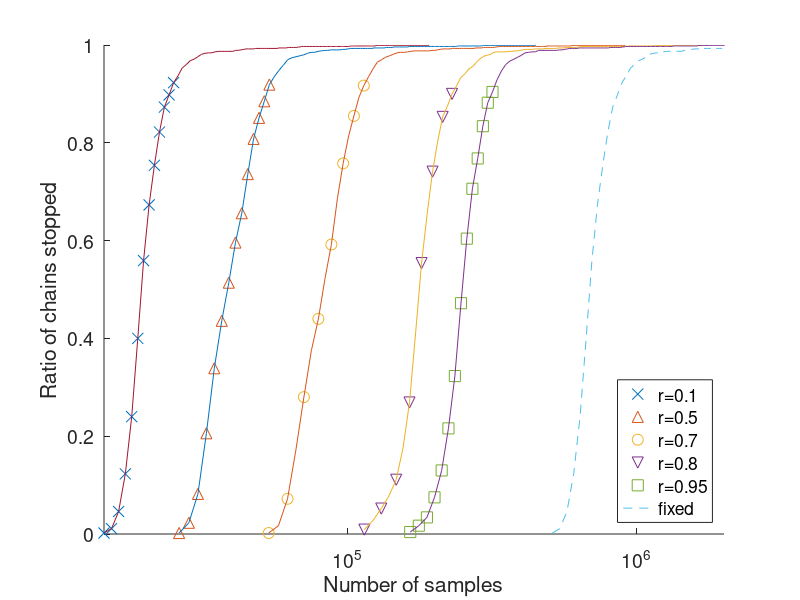

The MATLAB source for this figure:
% Figure for distibution of stopping times for sequential test with
% indifference region
clear variables

reload = false;
if reload
	nRuns = 1000;
	load('results/gammas_2e6_from2e5.mat');

	rs = [0.1, 0.5, 0.7, 0.8, 0.95];
	rms = min([1./(1-rs);1./rs]);
	epsilon = 0.01;
	delta = 0.05;
    
    xi = 0.3;

	T = N*ones(length(rs),nRuns);
	for k=1:nRuns
		gamma = gammas(k);
		fname = sprintf('~/data/phd/mcmchyp/odemcmc-jakstat-1-2000000-50000-1-%d.mat',k);
		fprintf('Reading %s\n',fname);
		f = load(fname);
		sfx = cumsum(f.f);
		N = length(f.f);
		
		Nfix(k) = log(1/epsilon)/(gamma*delta^2);
		M = log(2/sqrt(epsilon*xi))/(2*gamma*delta);
		for i=1:length(rs)
			r = rs(i);
			rm = rms(i);
            n0 = floor(M*rm);
            imax = floor(log(N/n0)/log(1+xi));
            ntest = floor(n0*(1+xi).^(1:imax));
            fprintf('M: %.1f, n0: %d,imax: %d\n',M,n0,imax);
            L = ntest'*r - M;
			U = ntest'*r + M;
			tj = find(sfx(ntest)<L | sfx(ntest)>U,1,'first');
			if ~isempty(tj)
				T(i,k) = ntest(tj);
			else
				T(i,k) = nan;
			end
		end
	end
	save('results/figure_seqinddist_dat.mat',...
		'T','xi','rs','nRuns','Nfix','epsilon','delta')
else
	load('results/figure_seqinddist_dat.mat');
end

%% Plotting
fh = figure; hold on;
colors = {'x','^','o','v','s'};

markersize = 8;
for i=1:length(rs)
	[f,x]=hist(T(i,:),200);
	f = f./nRuns;
	cmf = cumsum(f);
	xend = find(cmf>0.9,1,'first');
	xtick = x(1:round(xend/10):xend);
	ytick = cmf(1:round(xend/10):xend);
	plot(xtick,ytick,colors{i},'markers',markersize);
	legends{i} = ['r=' num2str(rs(i))];
end

[f,x]=hist(Nfix,200);
cmf = cumsum(f)/nRuns;
plot(x,cmf,'--');

for i=1:length(rs)
	[f,x]=hist(T(i,:),200);
	f = f./nRuns;
	cmf = cumsum(f);
	plot([0 x],[0 cmf]);
end

legend([legends, 'fixed'],'location','SouthEast');
xlim([0,2e6]);
set(gca,'xscale','log');
ylim([0 1])
grid off;
xlabel('Number of samples','FontSize',12);
ylabel('Ratio of chains stopped','FontSize',12);
set(findall(gcf,'type','text'),'FontSize',16);
set(gca,'FontSize',14)
saveas(fh,'figs/figure_seqinddist','eps');
